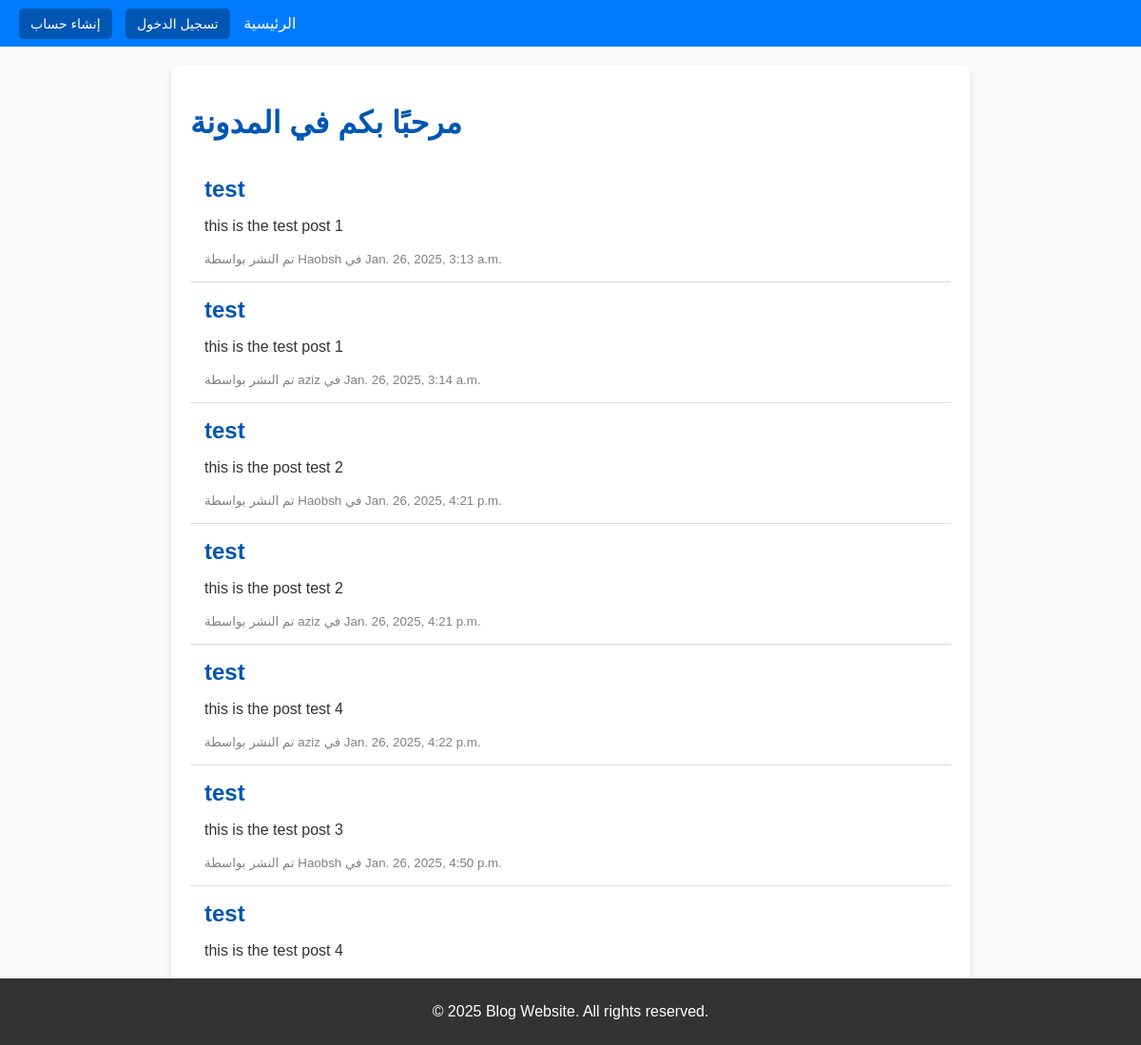
The page / on the database its author committed.
### blog/models.py (models this page shows, shortened)
class Post(models.Model):
    title = models.CharField(max_length=200)
    content = models.TextField()
    created_at = models.DateTimeField(default=now)
    author = models.ForeignKey(User, on_delete=models.CASCADE)

### blog/views.py (the view)
# urls.py: path('', views.PostListView.as_view(), name='home'),
class PostListView(ListView):
    model = Post
    template_name = 'blog/home.html'
    context_object_name = 'posts'

### blog/templates/blog/home.html
{% extends 'base.html' %}
{% block content %}
    <div class="container">
        <h1>مرحبًا بكم في المدونة</h1>
        <div class="post-list">
            {% for post in posts %}
                <div class="post">
                    <h2>{{ post.title }}</h2>
                    <p>{{ post.content|truncatewords:20 }}</p>
                    <small>تم النشر بواسطة {{ post.author.username }} في {{ post.created_at }}</small>
                </div>
            {% empty %}
                <p>لا توجد منشورات لعرضها.</p>
            {% endfor %}
        </div>
    </div>
{% endblock %}

### static/css/style.css (style rules this page uses)
body { font-family: Arial, sans-serif; margin: 0; padding: 0; background-color: #f9f9f9; color: #333; }
.container { max-width: 800px; margin: 20px auto; padding: 20px; background: white; border-radius: 8px; box-shadow: 0 4px 6px rgba(0, 0, 0, 0.1); }
h1, h2, h3 { color: #0056b3; }
.post { padding: 15px; border-bottom: 1px solid #ddd; }
.post h2 { margin: 0 0 10px; }
.post small { color: gray; }

### rows shown on the page
Post: title "test", content "this is the test post 1", author.username "Haobsh", created_at "Jan. 26, 2025, 3:13 a.m."
Post: title "test", content "this is the test post 1", author.username "aziz", created_at "Jan. 26, 2025, 3:14 a.m."
Post: title "test", content "this is the post test 2", author.username "Haobsh", created_at "Jan. 26, 2025, 4:21 p.m."
Post: title "test", content "this is the post test 2", author.username "aziz", created_at "Jan. 26, 2025, 4:21 p.m."
Post: title "test", content "this is the post test 4", author.username "aziz", created_at "Jan. 26, 2025, 4:22 p.m."
Post: title "test", content "this is the test post 3", author.username "Haobsh", created_at "Jan. 26, 2025, 4:50 p.m."
Post: title "test", content "this is the test post 4"
